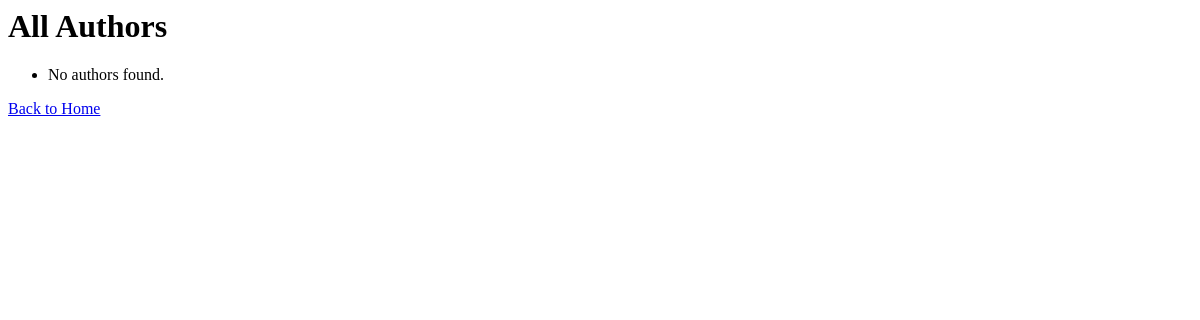
Before: /authors/ with the older database file.
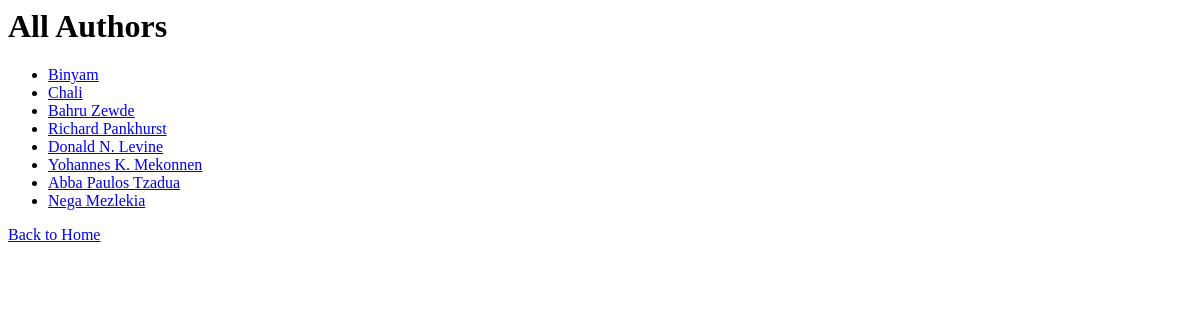
After: the same page with the newer database file.
### relationship_app/models.py (models this page shows, shortened)
class Author(models.Model):
    name = models.CharField(max_length=100)

### relationship_app/views.py (the view)
# urls.py: path('authors/', views.author_list_view, name='author_list'),
def author_list_view(request):
    authors = Author.objects.all()
    return render(request, 'relationship_app/author_list.html', {'authors': authors})

### relationship_app/templates/relationship_app/author_list.html
<h1>All Authors</h1>
<ul>
    {% for author in authors %}
        <li><a href="{% url 'relationship_app:author_detail' author.pk %}">{{ author.name }}</a></li>
    {% empty %}
        <li>No authors found.</li>
    {% endfor %}
</ul>
<p><a href="{% url 'home' %}">Back to Home</a></p>

Changed rows visible on the page:
added Author: name "Binyam"
added Author: name "Chali"
added Author: name "Bahru Zewde"
added Author: name "Richard Pankhurst"
added Author: name "Donald N. Levine"
added Author: name "Yohannes K. Mekonnen"
added Author: name "Abba Paulos Tzadua"
added Author: name "Nega Mezlekia"
Other visible differences:
text no longer shown: "No authors found."
